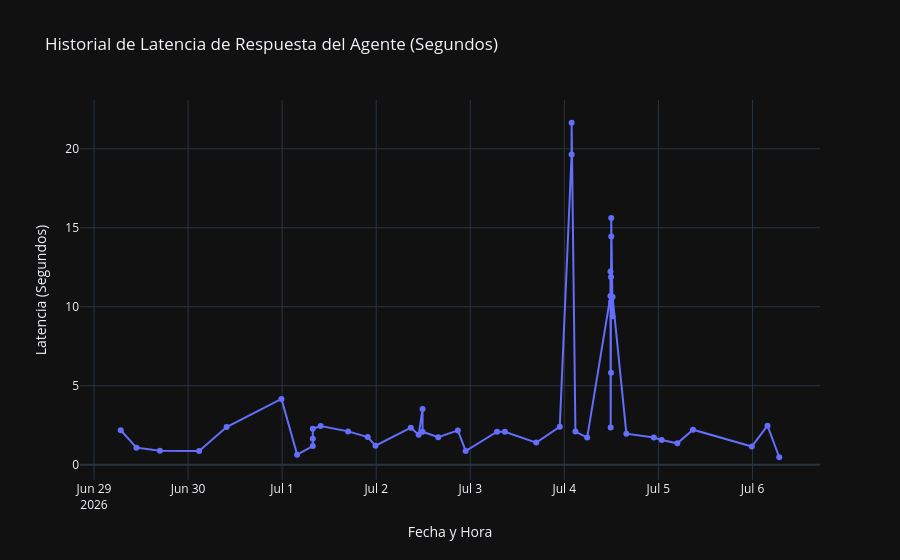
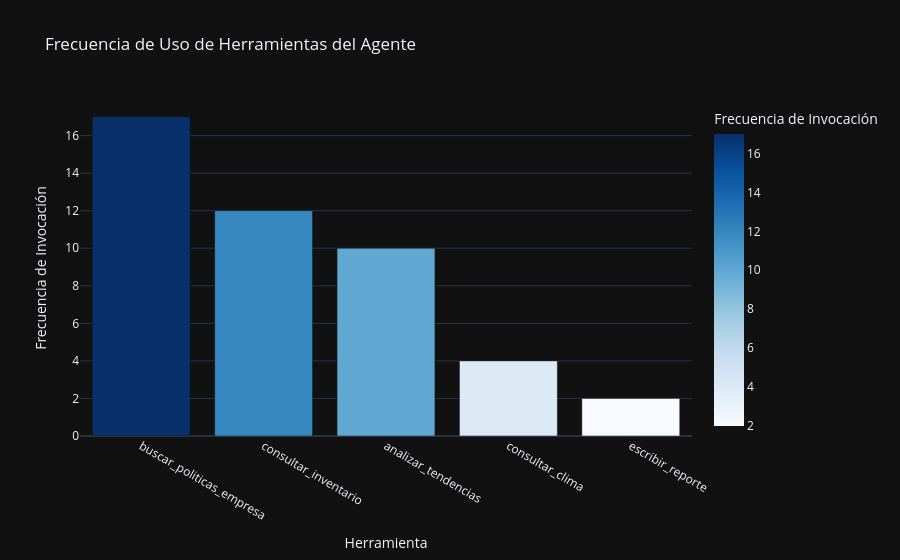

Notebook cell for these charts, in order:
### Markdown cell above
---
## 9. Visualizaciones Analíticas
Para cumplir con el requerimiento de análisis visual y gráficos interactivos, generamos gráficos inline directamente en el notebook usando Plotly:
1. **Histograma de distribución de latencia:** Para identificar percentiles y lentitudes inusuales.
2. **Frecuencia de uso de herramientas:** Para ver cuáles herramientas son las más solicitadas por el agente.

Estas visualizaciones son idénticas en lógica a las que expone en tiempo real nuestro Dashboard de Streamlit implementado en [backend/dashboard.py](../backend/dashboard.py).

### Code cell
import plotly.express as px
import plotly.graph_objects as go

# 1. Gráfico de Historial de Latencias a lo largo del tiempo
fig_latencia = px.line(
    df_logs.sort_values(by='timestamp'), 
    x='timestamp', 
    y='latency_sec', 
    title='Historial de Latencia de Respuesta del Agente (Segundos)',
    labels={'timestamp': 'Fecha y Hora', 'latency_sec': 'Latencia (Segundos)'},
    markers=True
)
fig_latencia.update_layout(template='plotly_dark')
fig_latencia.show()

# 2. Gráfico de Frecuencia de Uso de Herramientas
# Explotar la columna de herramientas usadas
all_tools = []
for tools_list in df_logs['tools_used'].dropna():
    all_tools.extend(tools_list)

df_tools = pd.DataFrame(all_tools, columns=['tool'])
df_tools_count = df_tools.value_counts().reset_index(name='count')

fig_tools = px.bar(
    df_tools_count, 
    x='tool', 
    y='count', 
    title='Frecuencia de Uso de Herramientas del Agente',
    labels={'tool': 'Herramienta', 'count': 'Frecuencia de Invocación'},
    color='count',
    color_continuous_scale='Blues'
)
fig_tools.update_layout(template='plotly_dark')
fig_tools.show()

### Figure 1 — Plotly figure (JSON) as saved in the notebook; plotly's stock layout.template omitted (floating-point values rounded to 4 significant figures)
{"data": [{"hovertemplate": "Fecha y Hora=%{x}<br>Latencia (Segundos)=%{y}<extra></extra>", "legendgroup": "", "line": {"color": "#636efa", "dash": "solid"}, "marker": {"symbol": "circle"}, "mode": "lines+markers", "name": "", "orientation": "v", "showlegend": false, "type": "scatter", "x": ["2026-06-29T06:49:32.172574", "2026-06-29T10:49:32.172574", "2026-06-29T16:49:32.172574", "2026-06-30T02:49:32.172574", "2026-06-30T09:49:32.172574", "2026-06-30T23:49:32.172574", "2026-07-01T03:49:32.172574", "2026-07-01T07:49:32.172574", "2026-07-01T07:49:32.172574", "2026-07-01T07:49:32.172574", "2026-07-01T09:49:32.172574", "2026-07-01T16:49:32.172574", "2026-07-01T21:49:32.172574", "2026-07-01T23:49:32.172574", "2026-07-02T08:49:32.172574", "2026-07-02T10:49:32.172574", "2026-07-02T11:49:32.172574", "2026-07-02T11:49:32.172574", "2026-07-02T15:49:32.172574", "2026-07-02T20:49:32.172574", "2026-07-02T22:49:32.172574", "2026-07-03T06:49:32.172574", "2026-07-03T08:49:32.172574", "2026-07-03T16:49:32.172574", "2026-07-03T22:49:32.172574", "2026-07-04T01:51:09.062298", "2026-07-04T01:51:11.073957", "2026-07-04T02:49:32.172574", "2026-07-04T05:49:32.172574", "2026-07-04T11:45:46.834945", "2026-07-04T11:45:48.387271", "2026-07-04T11:49:31.819692", "2026-07-04T11:53:45.241768", "2026-07-04T11:54:05.855833", "2026-07-04T11:54:07.456163", "2026-07-04T11:57:42.950463", "2026-07-04T11:57:44.122224", "2026-07-04T12:18:22.805419", "2026-07-04T12:18:24.025538", "2026-07-04T15:49:32.172574", "2026-07-04T22:49:32.172574", "2026-07-05T00:49:32.172574", "2026-07-05T04:49:32.172574", "2026-07-05T08:49:32.172574", "2026-07-05T23:49:32.172574", "2026-07-06T03:49:32.172574", "2026-07-06T06:49:32.172574"], "xaxis": "x", "y": [2.18, 1.078, 0.882, 0.873, 2.384, 4.16, 0.636, 1.177, 1.641, 2.272, 2.452, 2.108, 1.752, 1.204, 2.34, 1.89, 3.526, 2.086, 1.743, 2.171, 0.868, 2.084, 2.081, 1.398, 2.404, 19.64, 21.65, 2.098, 1.718, 10.69, 12.24, 2.353, 5.814, 10.28, 11.88, 14.45, 15.62, 9.394, 10.62, 1.964, 1.716, 1.559, 1.351, 2.215, 1.151, 2.471, 0.471], "yaxis": "y"}], "layout": {"legend": {"tracegroupgap": 0}, "title": {"text": "Historial de Latencia de Respuesta del Agente (Segundos)"}, "xaxis": {"anchor": "y", "domain": [0, 1], "title": {"text": "Fecha y Hora"}}, "yaxis": {"anchor": "x", "domain": [0, 1], "title": {"text": "Latencia (Segundos)"}}}}

### Figure 2 — Plotly figure (JSON) as saved in the notebook; plotly's stock layout.template omitted (floating-point values rounded to 4 significant figures)
{"data": [{"hovertemplate": "Herramienta=%{x}<br>Frecuencia de Invocación=%{marker.color}<extra></extra>", "legendgroup": "", "marker": {"color": [17, 12, 10, 4, 2], "coloraxis": "coloraxis", "pattern": {"shape": ""}}, "name": "", "orientation": "v", "showlegend": false, "textposition": "auto", "type": "bar", "x": ["buscar_politicas_empresa", "consultar_inventario", "analizar_tendencias", "consultar_clima", "escribir_reporte"], "xaxis": "x", "y": [17, 12, 10, 4, 2], "yaxis": "y"}], "layout": {"barmode": "relative", "coloraxis": {"autocolorscale": false, "colorbar": {"title": {"text": "Frecuencia de Invocación"}}, "colorscale": [[0, "rgb(247,251,255)"], [0.125, "rgb(222,235,247)"], [0.25, "rgb(198,219,239)"], [0.375, "rgb(158,202,225)"], [0.5, "rgb(107,174,214)"], [0.625, "rgb(66,146,198)"], [0.75, "rgb(33,113,181)"], [0.875, "rgb(8,81,156)"], [1, "rgb(8,48,107)"]]}, "legend": {"tracegroupgap": 0}, "title": {"text": "Frecuencia de Uso de Herramientas del Agente"}, "xaxis": {"anchor": "y", "domain": [0, 1], "title": {"text": "Herramienta"}}, "yaxis": {"anchor": "x", "domain": [0, 1], "title": {"text": "Frecuencia de Invocación"}}}}
